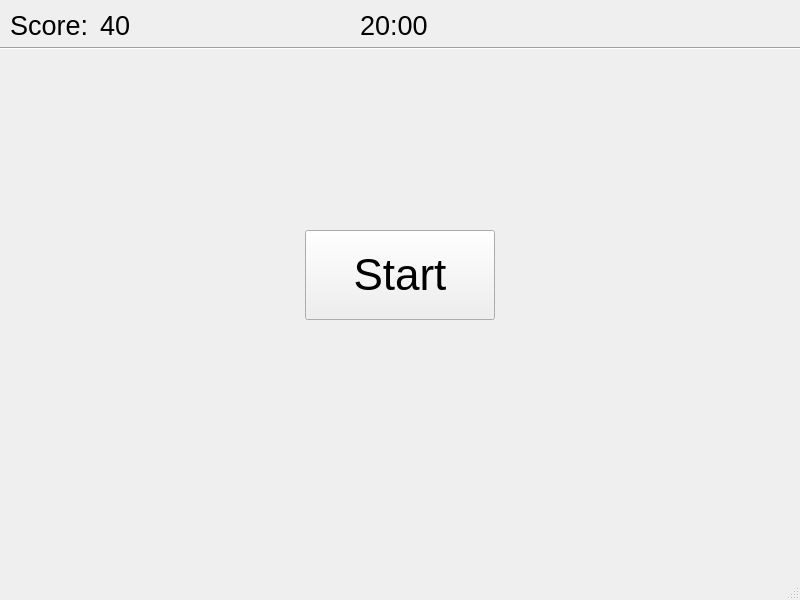
<?xml version="1.0" encoding="UTF-8"?>
<ui version="4.0">
 <class>MainWindow</class>
 <widget class="QMainWindow" name="MainWindow">
  <property name="geometry">
   <rect>
    <x>0</x>
    <y>0</y>
    <width>800</width>
    <height>600</height>
   </rect>
  </property>
  <property name="focusPolicy">
   <enum>Qt::NoFocus</enum>
  </property>
  <property name="windowTitle">
   <string>MainWindow</string>
  </property>
  <property name="animated">
   <bool>true</bool>
  </property>
  <property name="tabShape">
   <enum>QTabWidget::Rounded</enum>
  </property>
  <widget class="QWidget" name="centralwidget">
   <widget class="QPushButton" name="pushButton">
    <property name="enabled">
     <bool>true</bool>
    </property>
    <property name="geometry">
     <rect>
      <x>360</x>
      <y>440</y>
      <width>76</width>
      <height>76</height>
     </rect>
    </property>
    <property name="sizePolicy">
     <sizepolicy hsizetype="Minimum" vsizetype="Fixed">
      <horstretch>0</horstretch>
      <verstretch>0</verstretch>
     </sizepolicy>
    </property>
    <property name="baseSize">
     <size>
      <width>0</width>
      <height>0</height>
     </size>
    </property>
    <property name="font">
     <font>
      <stylestrategy>PreferDefault</stylestrategy>
      <kerning>true</kerning>
     </font>
    </property>
    <property name="mouseTracking">
     <bool>false</bool>
    </property>
    <property name="tabletTracking">
     <bool>false</bool>
    </property>
    <property name="focusPolicy">
     <enum>Qt::NoFocus</enum>
    </property>
    <property name="contextMenuPolicy">
     <enum>Qt::DefaultContextMenu</enum>
    </property>
    <property name="acceptDrops">
     <bool>false</bool>
    </property>
    <property name="layoutDirection">
     <enum>Qt::LeftToRight</enum>
    </property>
    <property name="autoFillBackground">
     <bool>false</bool>
    </property>
    <property name="styleSheet">
     <string notr="true">background-color:qradialgradient(spread:pad, cx:0.5, cy:0.5, radius:0.5, fx:0.5, fy:0.5, stop:0 rgba(0, 0, 0, 255), stop:0.0397727 rgba(255, 0, 0, 255), stop:0.159091 rgba(255, 255, 255, 255), stop:0.25 rgba(255, 255, 255, 255), stop:0.386364 rgba(255, 0, 0, 255), stop:0.522727 rgba(255, 0, 0, 255), stop:0.659091 rgba(255, 255, 255, 255), stop:0.784091 rgba(255, 255, 255, 255), stop:0.960227 rgba(255, 0, 0, 255), stop:1 rgba(255, 158, 158, 255));
border-radius: 36px;
border-style: solid;</string>
    </property>
    <property name="text">
     <string/>
    </property>
    <property name="iconSize">
     <size>
      <width>16</width>
      <height>16</height>
     </size>
    </property>
    <property name="default">
     <bool>false</bool>
    </property>
    <property name="flat">
     <bool>false</bool>
    </property>
   </widget>
   <widget class="QLabel" name="label">
    <property name="geometry">
     <rect>
      <x>360</x>
      <y>10</y>
      <width>80</width>
      <height>30</height>
     </rect>
    </property>
    <property name="font">
     <font>
      <family>MS Sans Serif</family>
      <pointsize>20</pointsize>
      <weight>50</weight>
      <italic>false</italic>
      <bold>false</bold>
      <underline>false</underline>
      <kerning>true</kerning>
     </font>
    </property>
    <property name="text">
     <string>20:00</string>
    </property>
   </widget>
   <widget class="Line" name="line">
    <property name="geometry">
     <rect>
      <x>0</x>
      <y>40</y>
      <width>801</width>
      <height>16</height>
     </rect>
    </property>
    <property name="orientation">
     <enum>Qt::Horizontal</enum>
    </property>
   </widget>
   <widget class="QLabel" name="label_2">
    <property name="geometry">
     <rect>
      <x>10</x>
      <y>10</y>
      <width>91</width>
      <height>31</height>
     </rect>
    </property>
    <property name="font">
     <font>
      <family>MS Sans Serif</family>
      <pointsize>20</pointsize>
      <weight>50</weight>
      <italic>false</italic>
      <bold>false</bold>
      <underline>false</underline>
      <kerning>true</kerning>
     </font>
    </property>
    <property name="text">
     <string>Score:</string>
    </property>
   </widget>
   <widget class="QLabel" name="label_3">
    <property name="geometry">
     <rect>
      <x>100</x>
      <y>10</y>
      <width>231</width>
      <height>31</height>
     </rect>
    </property>
    <property name="font">
     <font>
      <family>MS Sans Serif</family>
      <pointsize>20</pointsize>
      <weight>50</weight>
      <italic>false</italic>
      <bold>false</bold>
      <underline>false</underline>
      <kerning>true</kerning>
     </font>
    </property>
    <property name="text">
     <string>40</string>
    </property>
   </widget>
   <widget class="QPushButton" name="pushButton_2">
    <property name="geometry">
     <rect>
      <x>305</x>
      <y>230</y>
      <width>190</width>
      <height>90</height>
     </rect>
    </property>
    <property name="font">
     <font>
      <pointsize>33</pointsize>
     </font>
    </property>
    <property name="text">
     <string>Start</string>
    </property>
   </widget>
  </widget>
  <widget class="QMenuBar" name="menubar">
   <property name="geometry">
    <rect>
     <x>0</x>
     <y>0</y>
     <width>800</width>
     <height>21</height>
    </rect>
   </property>
  </widget>
  <widget class="QStatusBar" name="statusbar"/>
 </widget>
 <resources/>
 <connections/>
</ui>
